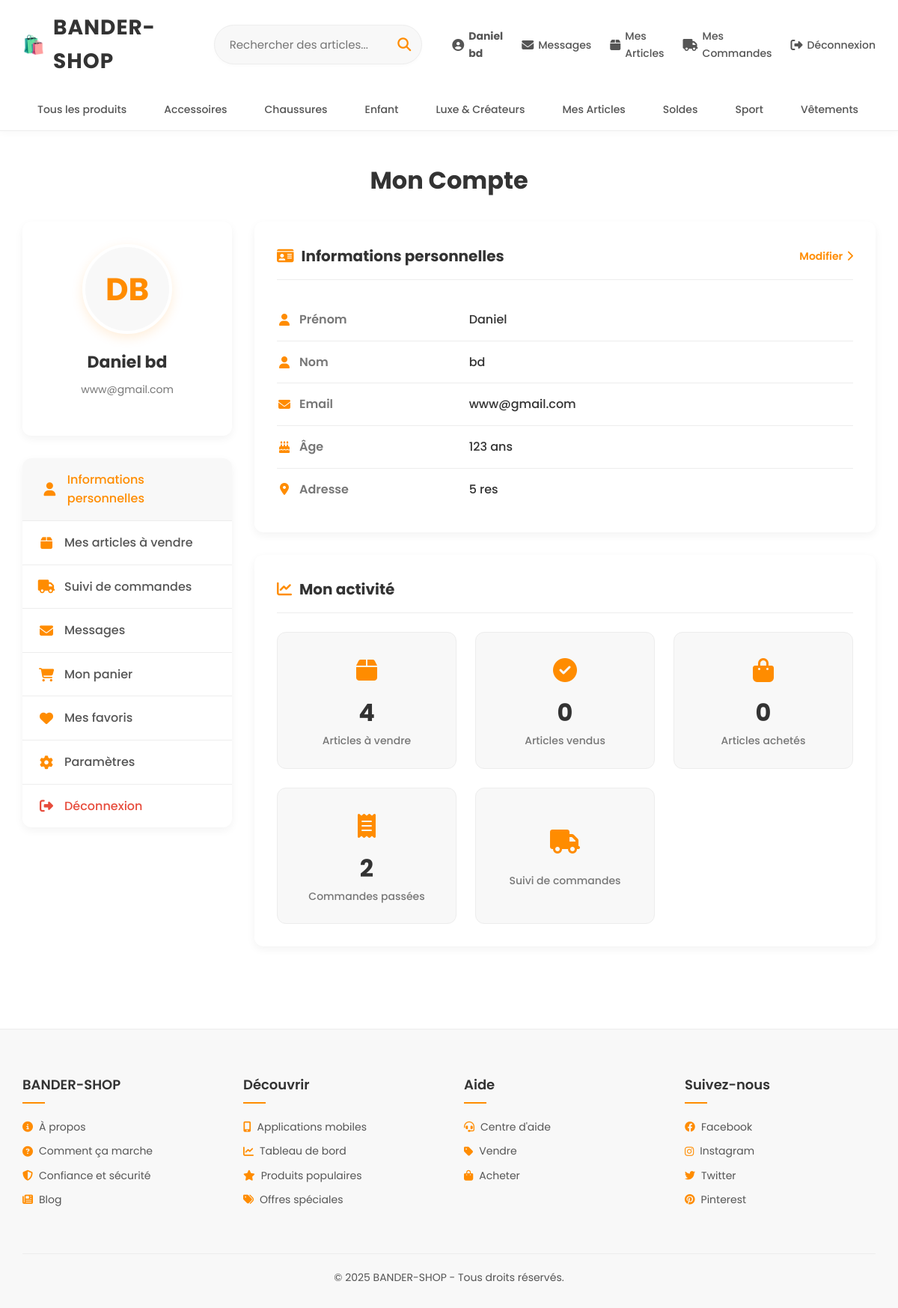
Page /compte.php (signed in) on the committed database.
### tables this page shows
CREATE TABLE `users` (
  `id` int NOT NULL AUTO_INCREMENT,
  `prenom` varchar(100) NOT NULL,
  `nom` varchar(100) NOT NULL,
  `email` varchar(150) NOT NULL,
  `mot_de_passe` varchar(255) NOT NULL,
  `age` int DEFAULT NULL,
  `adresse` varchar(255) DEFAULT NULL,
  `telephone` varchar(20) DEFAULT NULL,
  `role` enum('vendeur','acheteur','admin') NOT NULL DEFAULT 'acheteur',
  `date_inscription` timestamp NULL DEFAULT CURRENT_TIMESTAMP,
  `is_admin` tinyint(1) NOT NULL DEFAULT '0',
  PRIMARY KEY (`id`),
  UNIQUE KEY `email` (`email`)
);

CREATE TABLE `categories` (
  `id` int NOT NULL AUTO_INCREMENT,
  `nom` varchar(100) NOT NULL,
  PRIMARY KEY (`id`),
  UNIQUE KEY `nom` (`nom`)
);

### compte.php (the view, shortened to what this page needs)
<?php
try {
    $pdo = new PDO("mysql:host=localhost;dbname=e_boutique", "root", "rootroot");
    $pdo->setAttribute(PDO::ATTR_ERRMODE, PDO::ERRMODE_EXCEPTION);
} catch (PDOException $e) {
    die("Erreur de connexion : " . $e->getMessage());
}
$stmt = $pdo->query("SELECT * FROM categories");
$categories = $stmt->fetchAll();
$categories_filtrees = array_filter($categories, function($category) {
    return $category['nom'] !== 'Homme' && $category['nom'] !== 'Femme';
});
$stmt = $pdo->prepare("SELECT * FROM users WHERE id = ?");
$stmt->execute([$_SESSION['user_id']]);
$user = $stmt->fetch();
$stmt = $pdo->prepare("SELECT COUNT(*) as total FROM products WHERE vendeur_id = ?");
$stmt->execute([$_SESSION['user_id']]);
$produits_count = $stmt->fetch()['total'];
$stmt = $pdo->prepare("SELECT COUNT(*) as total FROM products WHERE vendeur_id = ? AND status = 'vendu'");
$stmt->execute([$_SESSION['user_id']]);
$produits_vendus_count = $stmt->fetch()['total'];
$stmt = $pdo->prepare("SELECT COUNT(*) as total FROM orders WHERE acheteur_id = ?");
$stmt->execute([$_SESSION['user_id']]);
$commandes_count = $stmt->fetch()['total'];
$produits_achetes_count = 0;
?>
<!DOCTYPE html>
<html lang="fr">
<head>
    <link rel="stylesheet" href="https://cdnjs.cloudflare.com/ajax/libs/font-awesome/6.4.0/css/all.min.css">
</head>
<body>
<header>
    <div class="header-container">
        <div class="logo">
            <a href="index.php">BANDER-SHOP</a>
        </div>
        <div class="search-container">
            <form class="search-bar" action="index.php" method="get">
                <input type="text" placeholder="Rechercher des articles..." name="search">
                <button type="submit"><i class="fas fa-search"></i></button>
            </form>
        </div>
        <div class="header-actions">
            <a href="compte.php"><i class="fas fa-user-circle"></i> <strong><?= htmlspecialchars($user['prenom'] . ' ' . $user['nom']); ?></strong></a>
            <a href="messages.php"><i class="fas fa-envelope"></i> Messages</a>
            <a href="mes_articles.php"><i class="fas fa-box"></i> Mes Articles</a>
            <a href="suivi_commande.php"><i class="fas fa-truck"></i> Mes Commandes</a>
            <a href="logout.php"><i class="fas fa-sign-out-alt"></i> Déconnexion</a>
        </div>
    </div>
    <nav class="category-nav">
        <ul>
            <li><a href="index.php">Tous les produits</a></li>
            <?php foreach ($categories_filtrees as $category): ?>
                <li>
                    <a href="index.php?categorie_id=<?= $category['id'] ?>">
                        <?= htmlspecialchars($category['nom']) ?>
                    </a>
                </li>
            <?php endforeach; ?>
        </ul>
    </nav>
</header>
<main>
    <h1 class="page-title">Mon Compte</h1>
    <div class="account-container">
        <div class="account-menu">
            <div class="profile-card">
                <div class="profile-avatar">
                    <?= strtoupper(substr($user['prenom'], 0, 1) . (isset($user['nom']) ? substr($user['nom'], 0, 1) : '')) ?>
                </div>
                <div class="profile-info">
                    <div class="profile-name"><?= htmlspecialchars($user['prenom'] . ' ' . $user['nom']) ?></div>
                    <div class="profile-email"><?= htmlspecialchars($user['email']) ?></div>
                </div>
            </div>
            <div class="menu-links">
                <a href="compte.php" class="active"><i class="fas fa-user"></i> Informations personnelles</a>
                <a href="mes_articles.php"><i class="fas fa-box"></i> Mes articles à vendre</a>
                <a href="suivi_commande.php"><i class="fas fa-truck"></i> Suivi de commandes</a>
                <a href="messages.php"><i class="fas fa-envelope"></i> Messages</a>
                <a href="panier.php"><i class="fas fa-shopping-cart"></i> Mon panier</a>
                <a href="favoris.php"><i class="fas fa-heart"></i> Mes favoris</a>
                <a href="parametres.php"><i class="fas fa-cog"></i> Paramètres</a>
                <a href="logout.php" class="danger"><i class="fas fa-sign-out-alt"></i> Déconnexion</a>
            </div>
        </div>
        <div class="account-content">
            <div class="account-card">
                <div class="card-header">
                    <h2 class="card-title"><i class="fas fa-id-card"></i> Informations personnelles</h2>
                    <a href="modifier_profil.php" class="card-action">Modifier <i class="fas fa-chevron-right"></i></a>
                </div>
                <ul class="info-list">
                    <li class="info-item">
                        <span class="info-label"><i class="fas fa-user"></i> Prénom</span>
                        <span class="info-value"><?= htmlspecialchars($user['prenom']) ?></span>
                    </li>
                    <li class="info-item">
                        <span class="info-label"><i class="fas fa-user"></i> Nom</span>
                        <span class="info-value"><?= htmlspecialchars($user['nom']) ?></span>
                    </li>
                    <li class="info-item">
                        <span class="info-label"><i class="fas fa-envelope"></i> Email</span>
                        <span class="info-value"><?= htmlspecialchars($user['email']) ?></span>
                    </li>
                    <?php if (isset($user['age']) && $user['age']): ?>
                    <li class="info-item">
                        <span class="info-label"><i class="fas fa-birthday-cake"></i> Âge</span>
                        <span class="info-value"><?= htmlspecialchars($user['age']) ?> ans</span>
                    </li>
                    <?php endif; ?>
                    <?php if (isset($user['adresse']) && $user['adresse']): ?>
                    <li class="info-item">
                        <span class="info-label"><i class="fas fa-map-marker-alt"></i> Adresse</span>
                        <span class="info-value"><?= htmlspecialchars($user['adresse']) ?></span>
                    </li>
                    <?php endif; ?>
                </ul>
            </div>
            <div class="account-card">
                <div class="card-header">
                    <h2 class="card-title"><i class="fas fa-chart-line"></i> Mon activité</h2>
                </div>
                <div class="activity-grid">
                    <div class="activity-card">
                        <div class="activity-icon"><i class="fas fa-box"></i></div>
                        <div class="activity-number"><?= $produits_count ?></div>
                        <div class="activity-label">Articles à vendre</div>
                    </div>
                    <div class="activity-card">
                        <div class="activity-icon"><i class="fas fa-check-circle"></i></div>
                        <div class="activity-number"><?= $produits_vendus_count ?></div>
                        <div class="activity-label">Articles vendus</div>
                    </div>
                    <div class="activity-card">
                        <div class="activity-icon"><i class="fas fa-shopping-bag"></i></div>
                        <div class="activity-number"><?= $produits_achetes_count ?></div>
                        <div class="activity-label">Articles achetés</div>
                    </div>
                    <div class="activity-card">
                        <div class="activity-icon"><i class="fas fa-receipt"></i></div>
                        <div class="activity-number"><?= $commandes_count ?></div>
                        <div class="activity-label">Commandes passées</div>
                    </div>
                    <a href="suivi_commande.php" class="activity-card">
                        <div class="activity-icon"><i class="fas fa-truck"></i></div>
                        <div class="activity-label">Suivi de commandes</div>
                    </a>
                </div>
            </div>
        </div>
    </div>
</main>
<footer>
    <div class="footer-container">
        <div class="footer-column">
            <h4>BANDER-SHOP</h4>
            <ul>
                <li><a href="#"><i class="fas fa-info-circle"></i> À propos</a></li>
                <li><a href="#"><i class="fas fa-question-circle"></i> Comment ça marche</a></li>
                <li><a href="#"><i class="fas fa-shield-alt"></i> Confiance et sécurité</a></li>
                <li><a href="#"><i class="fas fa-newspaper"></i> Blog</a></li>
            </ul>
        </div>
        <div class="footer-column">
            <h4>Découvrir</h4>
            <ul>
                <li><a href="#"><i class="fas fa-mobile-alt"></i> Applications mobiles</a></li>
                <li><a href="#"><i class="fas fa-chart-line"></i> Tableau de bord</a></li>
                <li><a href="#"><i class="fas fa-star"></i> Produits populaires</a></li>
                <li><a href="#"><i class="fas fa-tags"></i> Offres spéciales</a></li>
            </ul>
        </div>
        <div class="footer-column">
            <h4>Aide</h4>
            <ul>
                <li><a href="#"><i class="fas fa-headset"></i> Centre d'aide</a></li>
                <li><a href="#"><i class="fas fa-tag"></i> Vendre</a></li>
                <li><a href="#"><i class="fas fa-shopping-bag"></i> Acheter</a></li>
            </ul>
        </div>
        <div class="footer-column">
            <h4>Suivez-nous</h4>
            <ul>
                <li><a href="#"><i class="fab fa-facebook"></i> Facebook</a></li>
                <li><a href="#"><i class="fab fa-instagram"></i> Instagram</a></li>
                <li><a href="#"><i class="fab fa-twitter"></i> Twitter</a></li>
                <li><a href="#"><i class="fab fa-pinterest"></i> Pinterest</a></li>
            </ul>
        </div>
    </div>
    <div class="copyright">
        <p>&copy; 2025 BANDER-SHOP - Tous droits réservés.</p>
    </div>
</footer>
</body>
</html>

### rows in the picture
users: prenom+nom "Daniel bd", prenom+nom "DB", email "www@gmail.com", prenom "Daniel", nom "bd", age "123", adresse "5 res"
categories: nom "Accessoires"
categories: nom "Chaussures"
categories: nom "Enfant"
categories: nom "Luxe & Créateurs"
categories: nom "Mes Articles"
categories: nom "Soldes"
categories: nom "Sport"
categories: nom "Vêtements"

### other values in the picture
$produits_count "4"
$produits_vendus_count "0"
$produits_achetes_count "0"
$commandes_count "2"
